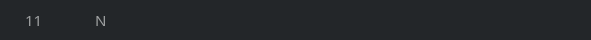
    <widget class="QGroupBox" name="RFIDgroupBox2_10">
     <property name="geometry">
      <rect>
       <x>6</x>
       <y>510</y>
       <width>591</width>
       <height>40</height>
      </rect>
     </property>
     <property name="styleSheet">
      <string notr="true">background-color: rgb(35, 38, 41);
border: 1px solid rgb(35, 38, 41);
border-radius: 17px</string>
     </property>
     <property name="title">
      <string/>
     </property>
     <widget class="QLabel" name="Rfidshno10_3">
      <property name="geometry">
       <rect>
        <x>20</x>
        <y>12</y>
        <width>21</width>
        <height>16</height>
       </rect>
      </property>
      <property name="font">
       <font>
        <family>AppleSDGothicNeoB00</family>
        <pointsize>11</pointsize>
        <weight>50</weight>
        <bold>false</bold>
       </font>
      </property>
      <property name="styleSheet">
       <string notr="true">color: rgb(159, 161, 162);</string>
      </property>
      <property name="text">
       <string>11</string>
      </property>
     </widget>
     <widget class="QLabel" name="RFIDaidm11">
      <property name="geometry">
       <rect>
        <x>90</x>
        <y>12</y>
        <width>41</width>
        <height>16</height>
       </rect>
      </property>
      <property name="font">
       <font>
        <family>AppleSDGothicNeoB00</family>
        <pointsize>11</pointsize>
        <weight>50</weight>
        <bold>false</bold>
       </font>
      </property>
      <property name="styleSheet">
       <string notr="true">color: rgb(159, 161, 162);</string>
      </property>
      <property name="text">
       <string>N</string>
      </property>
     </widget>
     <widget class="QLabel" name="M11IPlb">
      <property name="geometry">
       <rect>
        <x>290</x>
        <y>12</y>
        <width>121</width>
        <height>20</height>
       </rect>
      </property>
      <property name="font">
       <font>
        <family>AppleSDGothicNeoB00</family>
        <pointsize>11</pointsize>
        <weight>50</weight>
        <bold>false</bold>
       </font>
      </property>
      <property name="styleSheet">
       <string notr="true">color: rgb(159, 161, 162);</string>
      </property>
      <property name="text">
       <string/>
      </property>
     </widget>
     <widget class="QLabel" name="RFIDnote11">
      <property name="geometry">
       <rect>
        <x>410</x>
        <y>12</y>
        <width>151</width>
        <height>20</height>
       </rect>
      </property>
      <property name="font">
       <font>
        <family>AppleSDGothicNeoB00</family>
        <pointsize>11</pointsize>
        <weight>50</weight>
        <bold>false</bold>
       </font>
      </property>
      <property name="styleSheet">
       <string notr="true">color: rgb(159, 161, 162);</string>
      </property>
      <property name="text">
       <string/>
      </property>
     </widget>
     <widget class="QLabel" name="StateM11lb">
      <property name="geometry">
       <rect>
        <x>210</x>
        <y>10</y>
        <width>31</width>
        <height>21</height>
       </rect>
      </property>
      <property name="text">
       <string/>
      </property>
     </widget>
    </widget>
